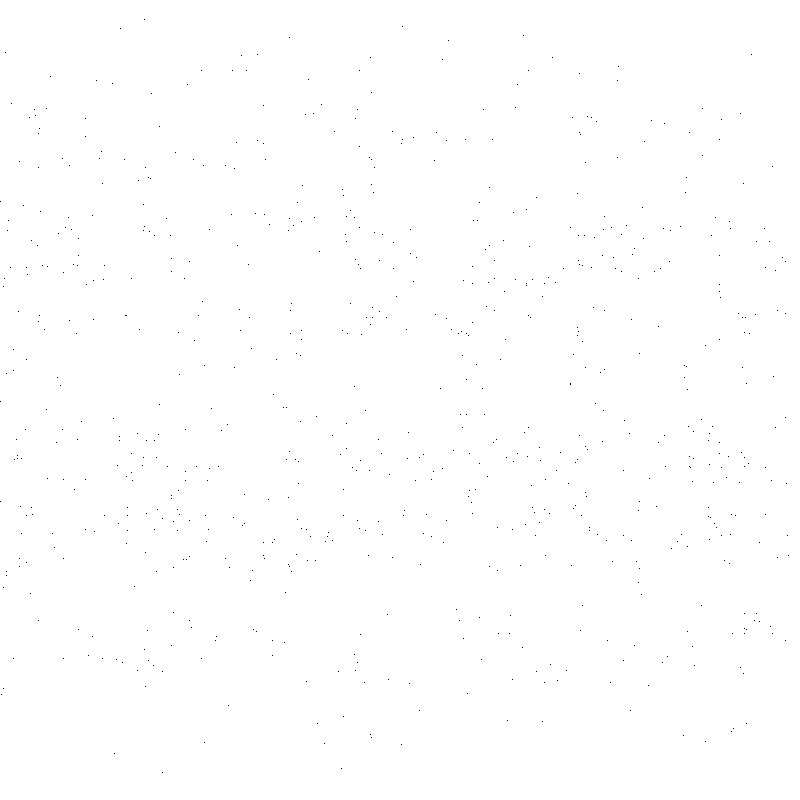
Frame 1 (no input)
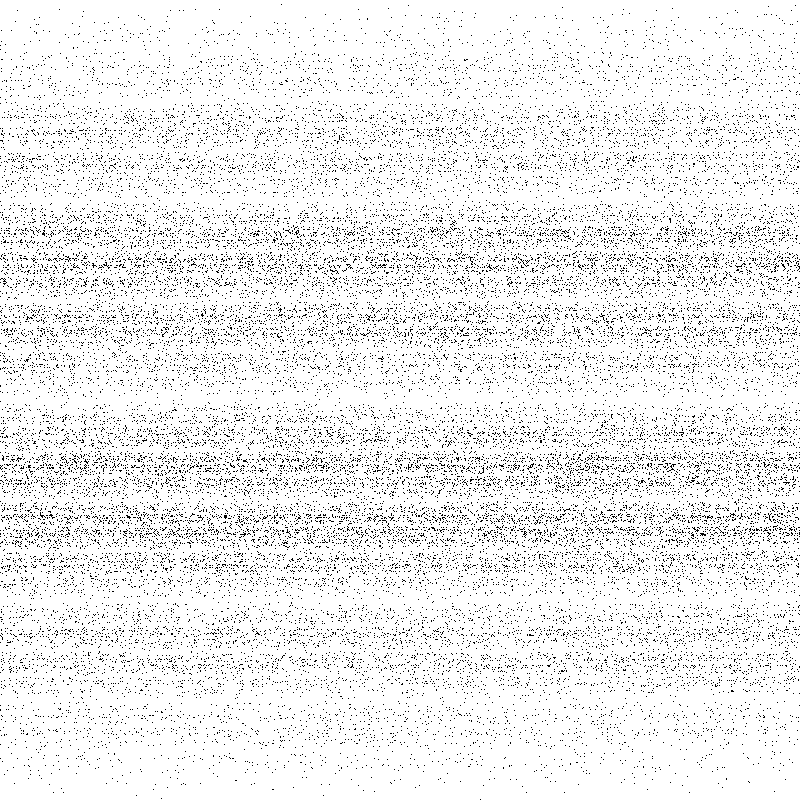
Frame 60 (the mouse pressed at the canvas centre just before this capture)
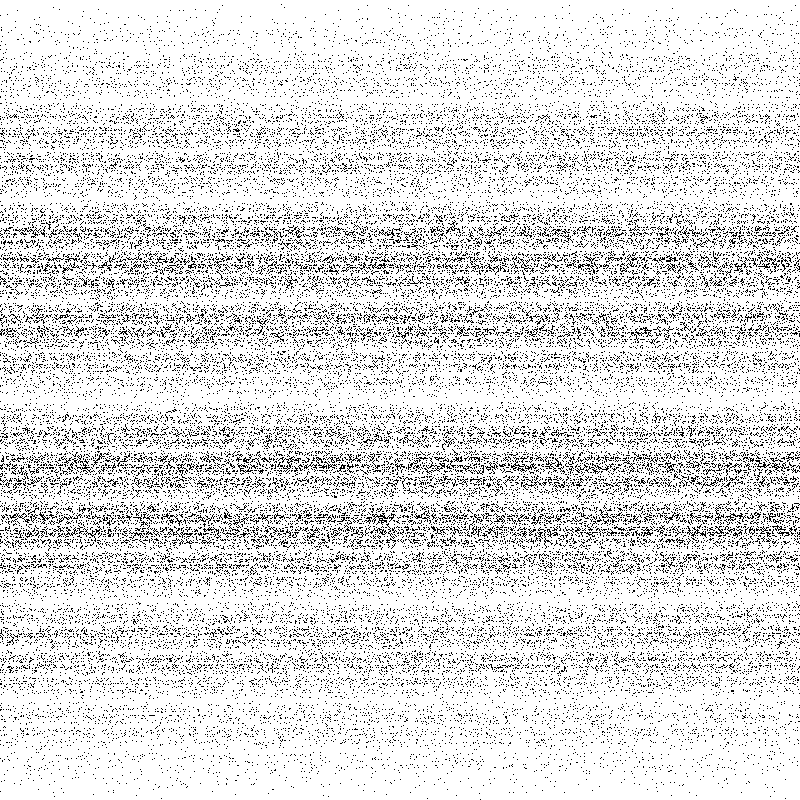
Frame 120 (the mouse held since frame 60 and released just before this capture)

The Processing sketch that drew these frames (run headless with seeded random() and noise(); from frame 60 on, the mouse is pressed at the canvas centre):

// Processing sketch: sketch_pointdnf
// ── sketch_pointdnf.pde
float p1x=0;
float p1y=800;
float p2x=800;
float p2y=800;
float p3x=400;
float p3y=800-400*sqrt(3);
float lx=800;
float ly=800;
float plx=1090;
float ply=800;
float pplx;
float pply;
float s=2;
void setup(){
size(800, 800);
background(255);
strokeWeight(1);
loadPixels();
}
void draw(){
  pplx=lx;
  pply=ly;
  for(int a=1;a<1000;a++){
    if(int(random(1,5))==1){
      lx=(lx+(s-1)*p1x)/s;
      ly=(ly+(s-1)*p1y)/s;
      pixels[int(lx*800.0+ly)]=color(0);
    }  
    if(int(random(1,5))==1){
      lx=(lx+(s-1)*p2x)/s;
      ly=(ly+(s-1)*p2y)/s;  
      pixels[int(lx*800.0+ly)]=color(0);
    }
    if(int(random(1,5))==1){
      lx=(lx+(s-1)*p3x)/s;
      ly=(ly+(s-1)*p3y)/s;
      pixels[int(lx*800.0+ly)]=color(0);
    }
  }
  updatePixels();
  plx=pplx;
  ply=pply;
  stroke(0);
  //point(lx,ly);
  //line(plx,ply,lx,ly);
  println(int(random(1,3)));
  stroke(0,0,255);
  //point(p1x,p1y);
  //point(p2x,p2y);
}
